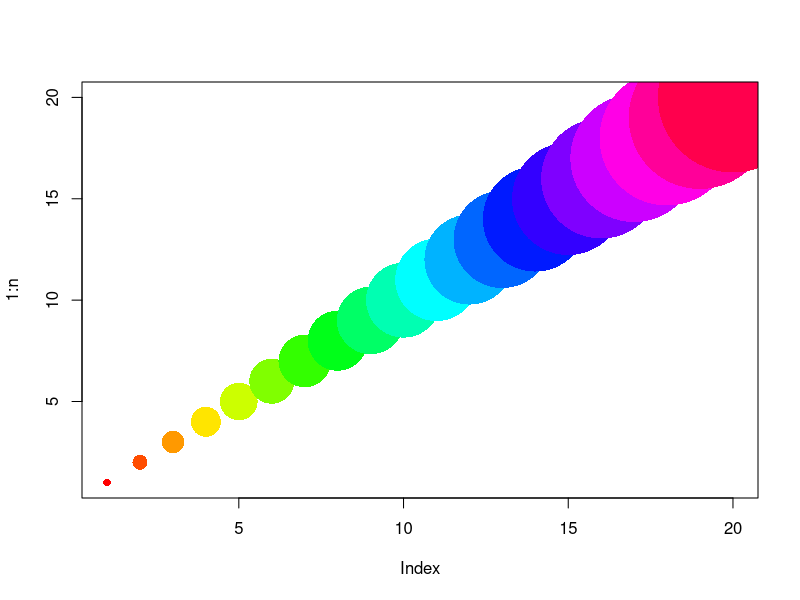
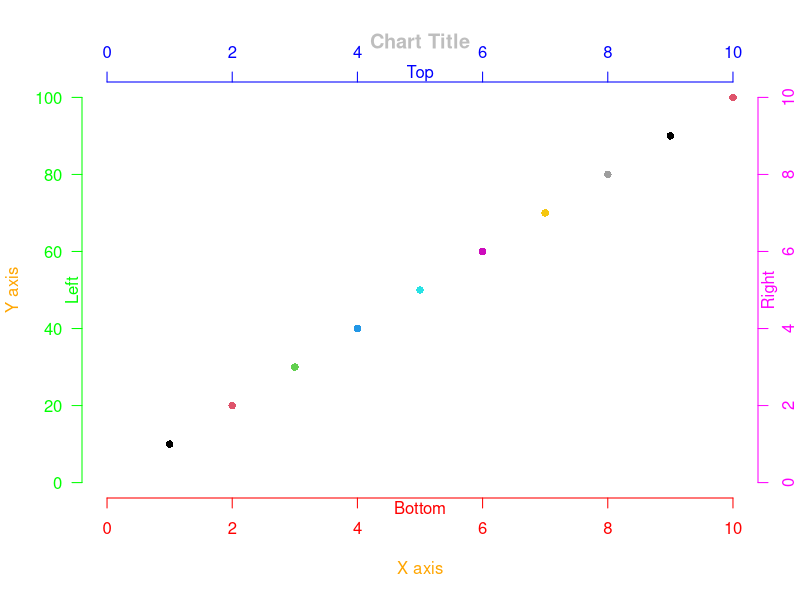
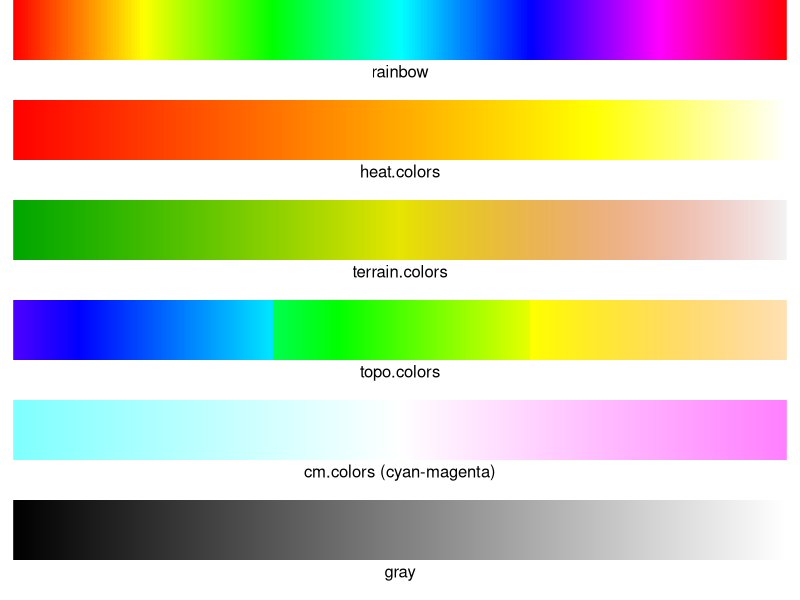

Reproduce these figures in R, in order.
# http://research.stowers-institute.org/efg/Report/UsingColorInR.pdf
# Earl F. Glynn

# Stowers Institute for Medical Research


colors() #colours()

colors()[grep("red", colors())]

########################################################################

# Color Basics: Palette

palette(rainbow(10)) # Redefine palette
palette()

palette(gray(0:8 / 8))

palette()

palette("default")
palette()


########################################################################

# In R Colour can be represented by
# - index into palette 
# - color name
# - hex constant (24-bit "True Color":2563 colors = 16,777,216 colors)

########################################################################

# Color Basics: Points
n <- 20
plot(1:n, pch=CIRCLE<-16, cex=1:n, col=rainbow(n))


########################################################################


BOTTOM <- 1
LEFT <- 2
TOP <- 3
RIGHT <- 4

par(col.lab="orange", col.main="gray")
plot(0:10,0:10, col=0:10, pch=CIRCLE<-16,
main="Chart Title", axes=FALSE,
xlab="X axis",ylab="Y axis")

# Margin Text
mtext("Bottom", BOTTOM, col="red")
mtext("Left", LEFT, col="green")
mtext("Top", TOP, col="blue")
mtext("Right", RIGHT, col="magenta")
axis(BOTTOM, col="red",
col.axis="red") # 2, ... 10 in red
AXIS_LABEL_HORIZONTAL <- 1
axis(LEFT, col="green", col.axis="green",
at=2*0:5, labels=paste(20*0:5),
las=AXIS_LABEL_HORIZONTAL)
axis(TOP, col="blue", col.axis="blue")
axis(RIGHT, col="magenta", col.axis="magenta") 


########################################################################

# Color Space: RGB Color Model
# Color is additive in the RGB Color Model.
# Coordinate values not always obvious.

#rrggbb R G B

rgb(1,0,0)
# [1] "#FF0000"

rgb(0,1,0)
# [1] "#00FF00"

########################################################################


par(mfrow=c(6,1), mar=c(3,1,0,1))
BOTTOM <- 1
colorstrip <- function(colors, description, 
ShowAxis=FALSE)
{
count <- length(colors)
m <- matrix(1:count, count, 1)
image(m, col=colors, ylab="", axes=FALSE)
if (ShowAxis)
{
axis(BOTTOM)
}
mtext(description, BOTTOM, adj=0.5, line=0.5)
}
COLOR.COUNT <- 256
colorstrip(rainbow(COLOR.COUNT), "rainbow")
colorstrip(heat.colors(COLOR.COUNT), "heat.colors")
colorstrip(terrain.colors(COLOR.COUNT), "terrain.colors")
colorstrip(topo.colors(COLOR.COUNT), "topo.colors")
colorstrip(cm.colors(COLOR.COUNT),
"cm.colors (cyan-magenta)")
colorstrip(gray(0:COLOR.COUNT / COLOR.COUNT),"gray")
